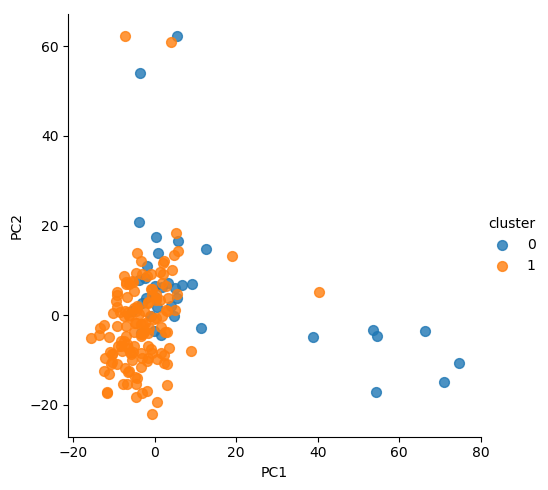

Source code (Python):
import numpy as np
from sklearn.cluster import KMeans
from sklearn.decomposition import PCA
import seaborn
import argparse
import pandas as pd

def readEigenstrat(file):
    '''
    Read eigenstrat file. 
    Input:
        file: path to the eigenstrat file for a population. Each row represents a SNP, and each column represents a haplotype.
    Output:
        a numpy array version of the eigenstrat file.
        Similarly, each row is a SNP, and each column a haplotype.
    '''
    with open(file) as f:
        snps = f.readlines()
        snps = [list(snp) for snp in snps]
        return np.array(snps)[:,:-1]

def main():
    parser = argparse.ArgumentParser(description='k-means clustering using sklearn package.')
    parser.add_argument('-e', action="store", dest="e", type=str, required=True, 
                        help='eigenstrat SNP file')
    parser.add_argument('-n', action="store", dest="n", type=int, required=True, 
                        help='number of clusters')
    args = parser.parse_args()

    X = readEigenstrat(args.e).T
    km = KMeans(n_clusters=args.n, init='k-means++')
    Y = km.fit_predict(X)
    pca = PCA(n_components=2)
    pc = pca.fit_transform(X)
    pc_df = pd.DataFrame(data=pc, columns=['PC1','PC2'])
    pc_df['cluster'] = Y

    snsplot = seaborn.lmplot(x='PC1', y='PC2', data=pc_df, fit_reg=False, hue='cluster', 
               legend=True, scatter_kws={'s':50})
    snsplot.savefig('pca.png')

if __name__ == '__main__':
    main()
